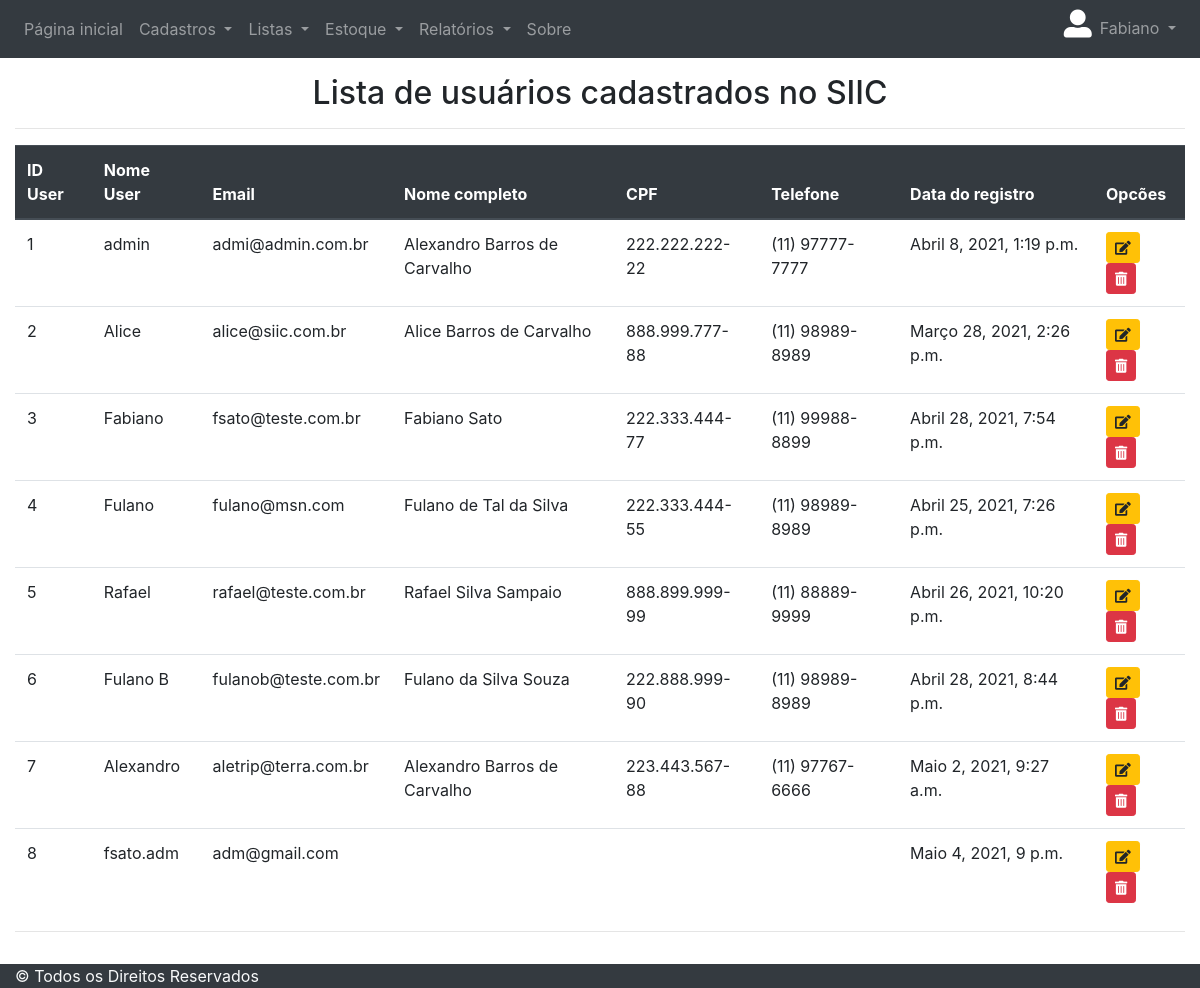
Page /listar/usuarios/ (signed in) on the committed database.
### usuarios/models.py (models this page shows, shortened)
class Usuario(AbstractBaseUser, PermissionsMixin):
    nome_completo = models.CharField(
        max_length=255, verbose_name='Nome completo')
    cpf = models.CharField(max_length=14, verbose_name='CPF')
    username = models.CharField(
        max_length=50, unique=True, verbose_name="Nome de usuário")
    email = models.EmailField(verbose_name='email',
                              max_length=255, unique=True)
    telefone = models.CharField(max_length=15, verbose_name='Telefone')
    date_joined = models.DateTimeField(verbose_name="data de registro",
                                       auto_now=True)
    last_login = models.DateTimeField(
        verbose_name='ultimo login', auto_now=True)
    is_admin = models.BooleanField(default=False)
    is_active = models.BooleanField(default=True)
    is_staff = models.BooleanField(default=False)
    is_superuser = models.BooleanField(default=False)
    USERNAME_FIELD = 'username'
    EMAIL_FIELD = 'email'
    REQUIRED_FIELDS = ['email']
    objects = Administrador()
    def __str__(self):
        return self.username
    class meta:
        ordering = ('username',)

### cadastros/views.py (the view)
# urls.py: path('listar/usuarios/', UsuarioList.as_view(), name='listar-usuarios'),
class UsuarioList(GroupRequiredMixin, LoginRequiredMixin, ListView):
    group_required = u"Adm"
    login_url = reverse_lazy('login')
    model = Usuario
    template_name = 'cadastros/listas/usuarios.html'

### cadastros/templates/cadastros/listas/usuarios.html (shortened to what this page needs)
{% extends 'paginas/modelo.html' %}
{% load static %}
{% block conteudo %}
<p>
    <h2 align=center>Lista de usuários cadastrados no SIIC</h2>
</p>
<div class="container-fluid">
    <hr>
    <div class="table table-responsive">
        <table class="table table-hover" id='tabela_listar_usuario'>
            <thead class="thead-dark">
                <tr>
                    <th>ID User</th>
                    <th>Nome User</th>
                    <th>Email</th>
                    <th>Nome completo</th>
                    <th>CPF</th>
                    <th>Telefone</th>
                    <th>Data do registro</th>
                    <th>Opcões</th>
                </tr>
            </thead>
            <tbody>
                {% for Usuario in object_list %}
                <tr>
                    <td>{{Usuario.pk}}</td>
                    <td>{{Usuario.username}}</td>
                    <td>{{Usuario.email}}</td>
                    <td>{{Usuario.nome_completo}}</td>
                    <td>{{Usuario.cpf}}</td>
                    <td>{{Usuario.telefone}}</td>
                    <td>{{Usuario.date_joined}}</td>
                    <td>
                        <a href="{% url 'editar-usuario' Usuario.pk %}" class="btn btn-warning btn-sm" title="Editar"><i
                                class="fas fa-edit" aria-hidden="true"></i></a>
                        <a href="{% url 'excluir-usuario' Usuario.pk %}" class="btn btn-danger btn-sm"
                            title="Excluir"><i class="fas fa-trash-alt" aria-hidden="true"></i></a>
                    </td>
                </tr>
                {% empty %}
                <tr>
                    <td colspan="4">Nenhum campo registrado</td>
                </tr>
                {% endfor %}
            </tbody>
        </table>
        <hr>
    </div>
</div>
{% endblock conteudo %}

### paginas/templates/paginas/modelo.html (shortened to what this page needs)
{% load static %}
<!DOCTYPE HTML>
<html lang="”pt-br”">
<head>
    <link rel="stylesheet" href="{% static 'css/style.css' %}">
    <link rel="stylesheet" href="https://maxcdn.bootstrapcdn.com/bootstrap/4.5.2/css/bootstrap.min.css">
    <link rel="stylesheet" href="https://cdnjs.cloudflare.com/ajax/libs/font-awesome/5.15.2/css/all.min.css"
 />
    <link rel="stylesheet" type="text/css" href="https://cdn.datatables.net/v/bs4/dt-1.10.24/datatables.min.css" />
    <link href="https://cdnjs.cloudflare.com/ajax/libs/select2/4.0.6-rc.0/css/select2.min.css" rel="stylesheet" />
</head>
<body>
    {% block menu %}
    <nav class="navbar  navbar-expand-sm bg-dark navbar-dark navbar-fixed-top"
        style="position: relative; z-index: 999;">
        <div class="collapse navbar-collapse" id="collapsibleNavbar">
            <ul class="navbar-nav">
                {% if request.user.is_authenticated %}
                <li class="nav-item">
                    <a class="nav-link" href="{% url 'inicio' %}">Página inicial</a>
                </li>
                {% endif%}
                {% if request.user.is_authenticated %}
                <li class="nav-item dropdown">
                    <a class="nav-link dropdown-toggle" href="#" id="Cadastros" data-toggle="dropdown">
                        Cadastros
                    </a>
                </li>
                {% endif %}
                {% if request.user.is_authenticated %}
                <li class="nav-item dropdown">
                    <a class="nav-link dropdown-toggle" href="#" id="Listas" data-toggle="dropdown">
                        Listas
                    </a>
                </li>
                {% endif %}
                {% if request.user.is_authenticated %}
                <li class="nav-item dropdown">
                    <a class="nav-link dropdown-toggle" href="#" id="Listas" data-toggle="dropdown">
                        Estoque
                    </a>
                </li>
                {% endif%}
                {% if request.user.is_authenticated %}
                <li class="nav-item dropdown">
                    <a class="nav-link dropdown-toggle" href="#" id="relatorio" data-toggle="dropdown">
                        Relatórios
                    </a>
                </li>
                {% endif %}
                <li class="nav-item">
                    <a class="nav-link" href="{% url 'sobre' %}">Sobre</a>
                </li>
            </ul>
        </div>
        {% if request.user.is_authenticated %}
        <ul class="nav navbar-nav navbar-right">
            <li class="nav-item">
                <h3>
                    <i class="fas fa-user-alt" style="color:white"></i>
                </h3 </li> <li>
            <li class="nav-item dropdown">
                <a class="nav-link dropdown-toggle" href="#" id="Listas" data-toggle="dropdown">
                    <span id="username">{{ request.user }}</span>
                </a>
            </li>
        </ul>
        {% endif %}
    </nav>
    {% endblock menu %}
    {% if request.user.is_authenticated %}
    {% block conteudo %}{% endblock conteudo %}
        {% endif %}
        {% if request.user.is_authenticated %}
        {% block rodape_nome %}
        <div class="bg-dark text-left container-fluid text-light">
            &copy; Todos os Direitos Reservados
        </div>
        {% endblock rodape_nome %}
        {% endif %}
</body>
</html>

### static/css/style.css (style rules this page uses)
body { background-color: #dddddd; }

### paginas/templates/paginas/modelo.html (style rules this page uses)
.navbar { position: sticky !important; top: 0 !important; }

### rows in the picture
Usuario: user "Fabiano", pk "3", username "Fabiano", email "fsato@teste.com.br", nome_completo "Fabiano Sato", cpf "222.333.444-77", telefone "(11) 99988-8899", date_joined "Abril 28, 2021, 7:54 p.m."
Usuario: pk "1", username "admin", email "admi@admin.com.br", nome_completo "Alexandro Barros de Carvalho", cpf "222.222.222-22", telefone "(11) 97777-7777", date_joined "Abril 8, 2021, 1:19 p.m."
Usuario: pk "2", username "Alice", email "alice@siic.com.br", nome_completo "Alice Barros de Carvalho", cpf "888.999.777-88", telefone "(11) 98989-8989", date_joined "Março 28, 2021, 2:26 p.m."
Usuario: pk "4", username "Fulano", email "fulano@msn.com", nome_completo "Fulano de Tal da Silva", cpf "222.333.444-55", telefone "(11) 98989-8989", date_joined "Abril 25, 2021, 7:26 p.m."
Usuario: pk "5", username "Rafael", email "rafael@teste.com.br", nome_completo "Rafael Silva Sampaio", cpf "888.899.999-99", telefone "(11) 88889-9999", date_joined "Abril 26, 2021, 10:20 p.m."
Usuario: pk "6", username "Fulano B", email "fulanob@teste.com.br", nome_completo "Fulano da Silva Souza", cpf "222.888.999-90", telefone "(11) 98989-8989", date_joined "Abril 28, 2021, 8:44 p.m."
Usuario: pk "7", username "Alexandro", email "aletrip@terra.com.br", nome_completo "Alexandro Barros de Carvalho", cpf "223.443.567-88", telefone "(11) 97767-6666", date_joined "Maio 2, 2021, 9:27 a.m."
Usuario: pk "8", username "fsato.adm", email "adm@gmail.com", date_joined "Maio 4, 2021, 9 p.m."
